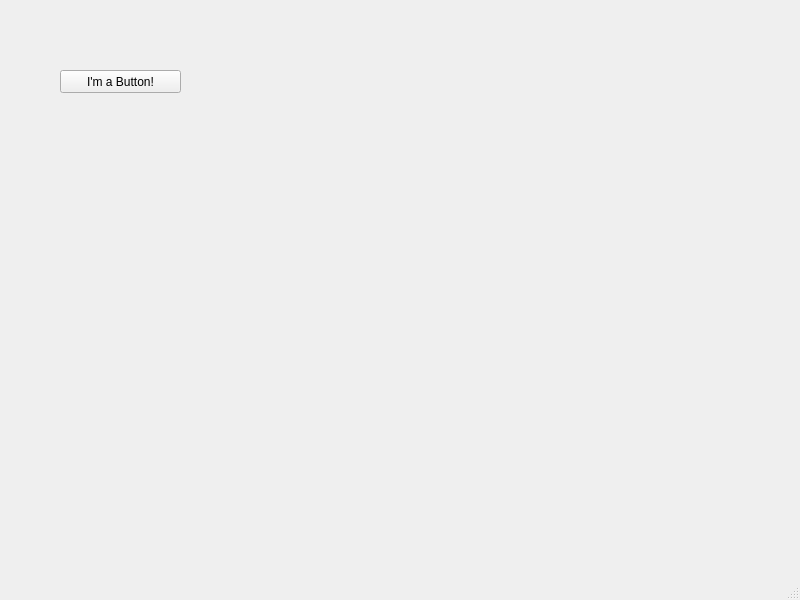
<?xml version="1.0" encoding="UTF-8"?>
<ui version="4.0">
 <class>MainWindow</class>
 <widget class="QMainWindow" name="MainWindow">
  <property name="geometry">
   <rect>
    <x>0</x>
    <y>0</y>
    <width>800</width>
    <height>600</height>
   </rect>
  </property>
  <property name="windowTitle">
   <string>MainWindow</string>
  </property>
  <widget class="QWidget" name="centralwidget">
   <widget class="QPushButton" name="pushButton">
    <property name="geometry">
     <rect>
      <x>60</x>
      <y>70</y>
      <width>121</width>
      <height>23</height>
     </rect>
    </property>
    <property name="text">
     <string>I'm a Button!</string>
    </property>
   </widget>
  </widget>
  <widget class="QMenuBar" name="menubar">
   <property name="geometry">
    <rect>
     <x>0</x>
     <y>0</y>
     <width>800</width>
     <height>21</height>
    </rect>
   </property>
  </widget>
  <widget class="QStatusBar" name="statusbar"/>
 </widget>
 <resources/>
 <connections/>
</ui>
